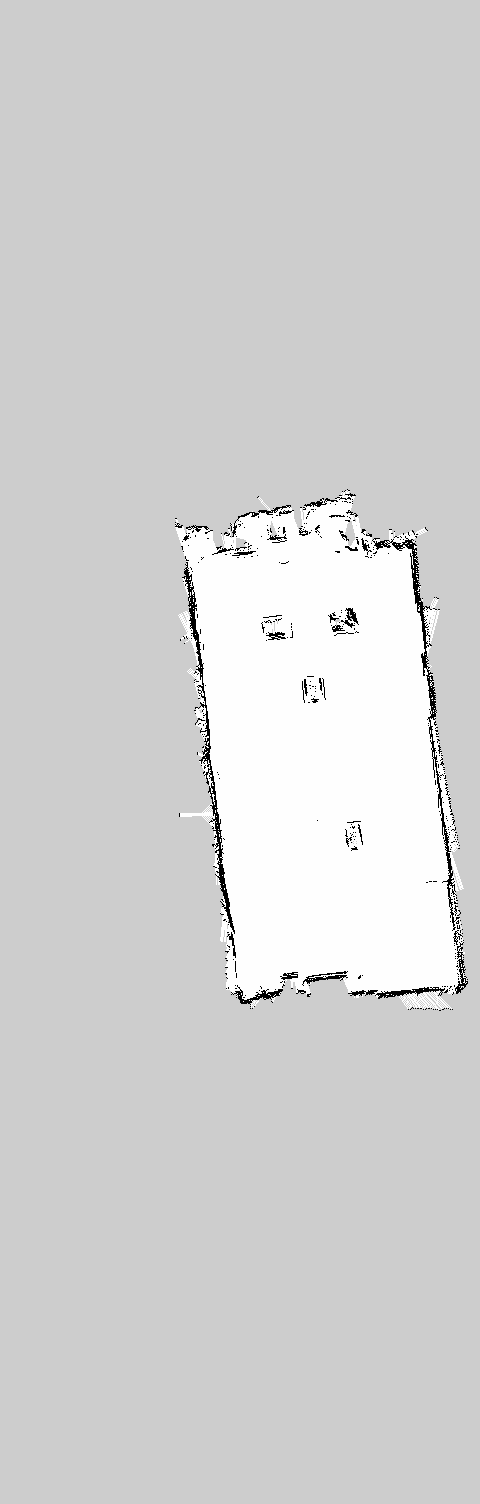
#> input picture function/location/ros_navigation/map/gmapping.pgm, 480 x 1504 px
$ python -i Python_Nano_LKS_202302V1.py   (imports and definitions only)
#> lines starting #> are read from the running program, lines starting #| are printed output that depends on the picture; after the words box and inside, x2 and y2 are one past the last pixel; in counts of white or black regions, pixels touching at a corner belong together
### Hardware/servo_controller.py
"""
Unified Servo Controller for SCServo motors
Consolidates servo control functionality previously duplicated across multiple modules
"""
import os
import sys

# Add scservo_sdk to path
sys.path.append(os.path.join(os.path.dirname(__file__), 'scservo_sdk'))

from scservo_sdk import *
from typing import Tuple, Optional


class ServoController:
    """
    Controller for SCServo motors via serial communication

    Attributes:
        device_name: Serial port device path (default: '/dev/ttyUSB0')
        servo_id: Servo motor ID (default: 1)
        baudrate: Serial communication baudrate (default: 1000000)
        min_position: Minimum position value (default: 500)
        max_position: Maximum position value (default: 2500)
        moving_speed: Servo moving speed (default: 0)
        moving_acc: Servo moving acceleration (default: 0)
    """

    # Control table addresses
    ADDR_SCS_TORQUE_ENABLE = 40
    ADDR_SCS_GOAL_ACC = 41
    ADDR_SCS_GOAL_POSITION = 42
    ADDR_SCS_GOAL_SPEED = 46
    ADDR_SCS_PRESENT_POSITION = 56

    # Default thresholds
    SCS_MOVING_STATUS_THRESHOLD = 20

    def __init__(self,
                 device_name: str = '/dev/ttyUSB0',
                 servo_id: int = 1,
                 baudrate: int = 1000000,
                 min_position: int = 500,
                 max_position: int = 2500,
                 moving_speed: int = 0,
                 moving_acc: int = 0,
                 protocol_end: int = 0):
        """
        Initialize servo controller

        Args:
            device_name: Path to serial device
            servo_id: Servo motor ID
            baudrate: Serial communication speed
            min_position: Minimum position value
            max_position: Maximum position value
            moving_speed: Default moving speed (0 = maximum speed, higher values = slower)
            moving_acc: Default acceleration (0 = maximum acceleration, higher values = gentler)
            protocol_end: Protocol bit end (STS/SMS=0, SCS=1)
        """
        self.device_name = device_name
        self.servo_id = servo_id
        self.baudrate = baudrate
        self.min_position = min_position
        self.max_position = max_position
        self.moving_speed = moving_speed
        self.moving_acc = moving_acc
        self.protocol_end = protocol_end

        # Initialize port and packet handlers
        self.port_handler = PortHandler(device_name)
        self.packet_handler = PacketHandler(protocol_end)

        # Open port and set baudrate
        if not self.port_handler.openPort():
            raise RuntimeError(f"Failed to open port {device_name}")

        if not self.port_handler.setBaudRate(baudrate):
            raise RuntimeError(f"Failed to set baudrate to {baudrate}")

        # Initialize servo settings
        self._initialize_servo()

    # [90 lines left out: functions _initialize_servo, write_position, read_position, wait_for_position, not called in this run]

    def close(self):
        """Close the serial port"""
        self.port_handler.closePort()

    def __enter__(self):
        """Context manager entry"""
        return self

    def __exit__(self, exc_type, exc_val, exc_tb):
        """Context manager exit"""
        self.close()


# [14 lines that do not run on import are left out]

### function/LKS_Hough/Python_Nano_LKS_202302V1.py
# from ctypes.wintypes import ULARGE_INTEGER
import sys
import os
sys.path.append(os.path.join(os.path.dirname(__file__), '..', '..', 'Hardware'))

import numpy as np
import cv2 as cv
import time
from servo_controller import ServoController
from config import SERVO_CONFIG

# Initialize servo controller
# [10 lines that did not run here, left out]


# -------------------------------------------------------------------------------#
#                                 图像处理部分                                        #
# -------------------------------------------------------------------------------#
def nothing(x):
    pass


# [7 lines not run here, left out]


# 灰度图转换
def grayscale(image):
    gray = cv.cvtColor(image, cv.COLOR_RGB2GRAY)  # 将图片变灰
    cv.imshow('Gray image', gray)  # 根据图像灰度 进行缩放
    cv.moveWindow('Gray image', 390, 0)  # 改变窗口的位置和尺寸  390，0窗口左上角的坐标
    return gray


# 二值化图像
# [7 lines left out: function img_binary, not called in this run]


# Canny边缘检测
def canny(image):
    low_threshold = cv.getTrackbarPos('canny_low_threshold', 'adjust')  # 产生调节板名字 low_threshold
    cannyedge = cv.Canny(image, low_threshold, low_threshold * 3)  # 处理过程的第一阈值，第二个阈值
    cv.imshow('Canny image', cannyedge)
    cv.moveWindow('Canny image', 1050, 0)
    return cannyedge


# 高斯滤波，去除噪声
def gaussian_blur(image):
    kernel_size = 3  # 高斯滤波器大小size,奇数
    blur = cv.GaussianBlur(image, (kernel_size, kernel_size), 0)
    # kernel_size = cv.getTrackbarPos('kernel', 'adjust')
    # blur = cv.GaussianBlur(image, (3*kernel_size, 4*kernel_size), 0)
    cv.imshow('Blur image', blur)
    cv.moveWindow('Blur image', 720, 0)
    return blur


vertices = np.array([[(0, 0), (0, 0), (0, 0), (0, 0)]], dtype=np.int32)


# 生成感兴趣区域即Mask掩模
def region_of_interest(image):
    global vertices
    imshape = image.shape  # 获取图像大小
    # 设置梯形感兴趣区
    vertices = np.array([[(0, imshape[0]), (imshape[1] * 5 / 34, imshape[0] * 2 / 3),
                          (imshape[1] * 29 / 34, imshape[0] * 2 / 3), (imshape[1], imshape[0])]],
                        dtype=np.int32)
    # 设置矩形感兴趣区
    # vertices = np.array([[(0,imshape[0]), (imshape[1], imshape[0]),
    #                       (imshape[1], int(imshape[0] * 2 / 3)),(0 ,int(imshape[0] * 2 / 3)) ]],
    #                     dtype=np.int32)
    mask = np.zeros_like(image)  # 生成图像大小一致的zeros矩

    # 填充顶点vertices中间区域
    if len(image.shape) > 2:
        channel_count = image.shape[2]
        ignore_mask_color = (255,) * channel_count
    else:
        ignore_mask_color = 255

    # 填充函数
    cv.fillPoly(mask, vertices, ignore_mask_color)
    masked_image = cv.bitwise_and(image, mask)
    cv.imshow('ROI image', masked_image)
    cv.moveWindow('ROI image', 390, 300)
    return masked_image


# 原图像与车道线图像按照a:b比例融合
def weighted_img(img, initial_img):
    alpha = 0.8  # 原图像权重
    beta = 1.  # 车道线图像权重
    lambda_ = 0.
    return cv.addWeighted(initial_img, alpha, img, beta, lambda_)


# 角度滤波
def bypass_angle_filter(lines):
    low_thres = 20  # 低阈值
    high_thres = 80  # 高阈值
    filtered_lines = []
    if lines is None:
        return filtered_lines
    for line in lines:
        for x1, y1, x2, y2 in line:
            # 过滤掉角度0或90度的直线
            if x1 == x2 or y1 == y2:
                continue
            # 保留角度在low_thres到high_thres之间的直线,角度按360度的标度来算
            angle = abs(np.arctan((y2 - y1) / (x2 - x1)) * 180 / np.pi)
            if low_thres < angle < high_thres:
                filtered_lines.append([[x1, y1, x2, y2]])
    return filtered_lines  # 得到过滤后的直线端点对集合


# 霍夫线条检测
def hough_lines(image):
    rho = 2  # 霍夫像素单位,线段以像素为单位的距离精度   距离分辨率
    theta = np.pi / 180  # 霍夫角度移动步长,像素以弧度为单位的角度精度(np.pi/180较为合适)    角度分辨率
    threshold = cv.getTrackbarPos('hof_threshold', 'adjust')  # 霍夫平面累加的阈值，超过设定阈值才被检测出线段，值越大，基本上意味着检出的线段越长，检出的线段个数越少
    min_line_len = cv.getTrackbarPos('hof_min_line_len', 'adjust')  # 线段最小长度(像素级),比这个短的都被忽略.
    max_line_gap = cv.getTrackbarPos('hof_max_line_gap', 'adjust')  # 最大允许断裂长度,两条直线之间的最大间隔，小于此值，认为是一条直线
    lines = cv.HoughLinesP(image, rho, theta, threshold, np.array([]), min_line_len, max_line_gap)
    # drawing = np.zeros((image.shape[0], image.shape[1], 3), dtype=np.uint8)
    return lines


# -------------------------------------------------------------------------------#
#                                 舵机转化                                        #
# -------------------------------------------------------------------------------#


# [7 lines left out: function err_generator, not called in this run]


# ------------------------------------------------------------------------------- #
#                                 计算                                             #
# ------------------------------------------------------------------------------- #
error, right_x_err, left_x_err = 0, 0, 0


def draw_lines(image, lines):
    global error
    right_y_set = []
    right_x_set = []
    right_slope_set = []
    right_intercept_set = []

    left_y_set = []
    left_x_set = []
    left_slope_set = []
    left_intercept_set = []

    middle_x = image.shape[1] // 2  # 图像中线x坐标（实际）
    cv.circle(image, (middle_x, image.shape[0] - 50), 10, (0, 0, 255), -1)
    max_y = image.shape[0]  # 最大y坐标

    for line in lines:
        global right_x_err, left_x_err
        right_x_err = left_x_err = 0
        for x1, y1, x2, y2 in line:
            fit = np.polyfit((x1, x2), (y1, y2), 1)  # 拟合成直线
            slope = fit[0]  # 斜率
            intercept = fit[1]  # 截距
            # 将斜率大于0的点存为右边车道线
            if slope > 0:
                right_y_set.append(y1)
                right_y_set.append(y2)
                right_x_set.append(x1)
                right_x_set.append(x2)
                right_slope_set.append(slope)
                right_intercept_set.append(intercept)

            # 将斜率小于0的点存为左边车道线
            elif slope < 0:
                left_y_set.append(y1)
                left_y_set.append(y2)
                left_x_set.append(x1)
                left_x_set.append(x2)
                left_slope_set.append(slope)
                left_intercept_set.append(intercept)
    # 绘制左车道线
    if left_y_set:
        lindex = left_y_set.index(min(left_y_set))  # 最高点索引
        left_x_top = left_x_set[lindex]  # 最高点横坐标
        left_y_top = left_y_set[lindex]  # 最高点纵坐标
        lslope = np.median(left_slope_set)  # 计算斜率平均值
        lintercept = np.median(left_intercept_set)  # 计算截距平均值

        # 根据斜率计算车道线与图片下方交点作为起点
        left_x_bottom = int(left_x_top + (max_y - left_y_top) / lslope)
        left_x_err = (max_y - 50 - lintercept) / lslope
        # 绘制线段
        cv.line(image, (left_x_bottom, max_y), (left_x_top, left_y_top), (0, 255, 0), 10)
        cv.circle(image, (int(left_x_err), int(max_y - 50)), 10, (0, 255, 255), -1)
    else:
        left_x_err = 0

    # 绘制右车道线
    if right_y_set:
        rindex = right_y_set.index(min(right_y_set))  # 最高点
        right_x_top = right_x_set[rindex]
        right_y_top = right_y_set[rindex]
        rslope = np.median(right_slope_set)
        rintercept = np.median(right_intercept_set)

        # 根据斜率计算车道线与图片下方交点作为起点
        right_x_bottom = int(right_x_top + (max_y - right_y_top) / rslope)
        right_x_err = (max_y - 50 - rintercept) / rslope
        # 绘制线段
        cv.line(image, (right_x_top, right_y_top), (right_x_bottom, max_y), (0, 255, 0), 10)
        cv.circle(image, (int(right_x_err), int(max_y - 50)), 10, (0, 255, 255), -1)
    else:
        right_x_err = 0

    if right_y_set and left_y_set:
        miderr_x = (right_x_err + left_x_err) / 2
        cv.circle(image, (int(miderr_x), int(max_y - 50)), 10, (0, 255, 255), -1)  # 理论中点
        # print('小车直行')
        error = middle_x - miderr_x
        if error > 40:
            error = 40
        if error < -40:
            error = -40
    elif left_y_set and not right_y_set:
        # print('小车右转')
        error = -58
        '''
        lslope = np.median(left_slope_set)
        radian=math.atan(lslope)
        #print('radian = ', radian)
        error=math.degrees(radian)
        print('err = ', error)
        '''
    elif not left_y_set and right_y_set:
        # print('小车左转')
        error = 55
    # print('err = ', error)
    return error


def process_image(image):
    # 灰度图转换
    gray = grayscale(image)
    # binary_img=img_binary(gray)#二值化图像
    # 高斯滤波
    blur_gray = gaussian_blur(gray)
    # Canny边缘检测
    edge_image = canny(blur_gray)
    # 生成Mask掩模
    masked_edges = region_of_interest(edge_image)
    # 基于霍夫变换的直线检测
    lines = hough_lines(masked_edges)
    # 角度滤波
    filtered_lines = bypass_angle_filter(lines)

    line_image = np.zeros_like(image)  # 输出全部为0的与image大小一致的矩阵
    # 绘制车道线线段
    err = draw_lines(line_image, filtered_lines)

    # 图像融合
    lines_edges = weighted_img(image, line_image)
    return lines_edges, err


# [34 lines left out: function main, not called in this run]


# [2 lines not run here, left out]

>>> import cv2
>>> picture = cv2.cvtColor(cv2.imread('../location/ros_navigation/map/gmapping.pgm'), cv2.COLOR_BGR2RGB)
#> picture is the input picture: shape (1504, 480, 3); min 0, max 254, mean 210.2
>>> result = process_image(picture)
#> in canny, `cannyedge = cv.Canny(image, low_threshold, low_threshold * 3)`:
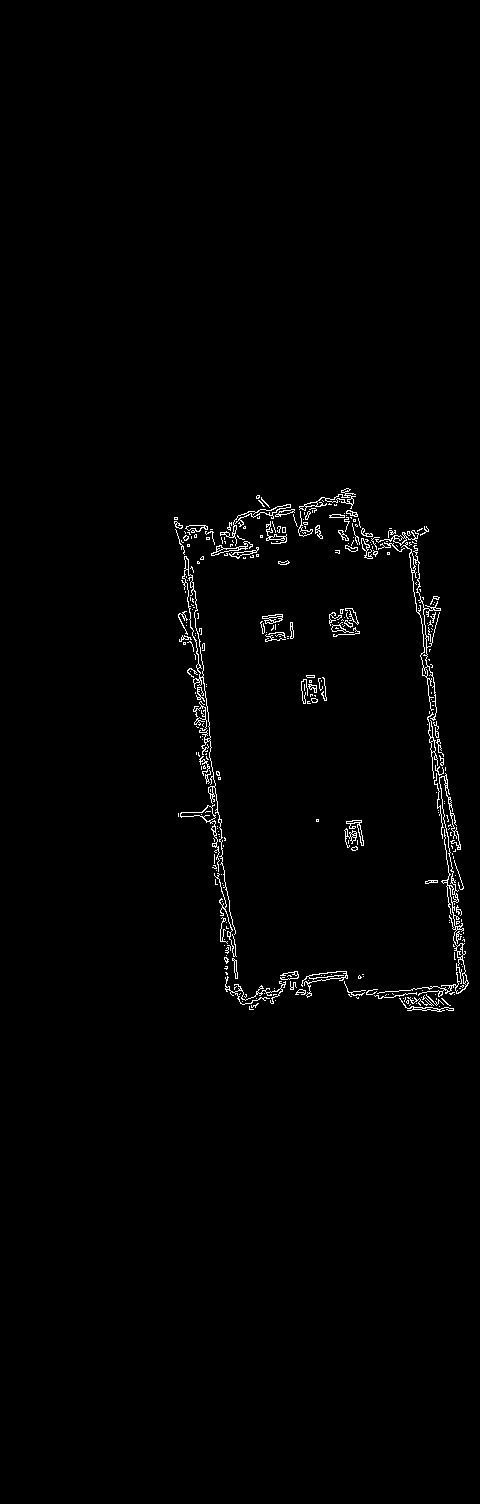
#> cannyedge: shape (1504, 480); 1.2% white in thin lines or dots, all inside (x1, y1, x2, y2) = (174, 488, 469, 1012)
#> in region_of_interest, `cv.fillPoly(mask, vertices, ignore_mask_color)`:
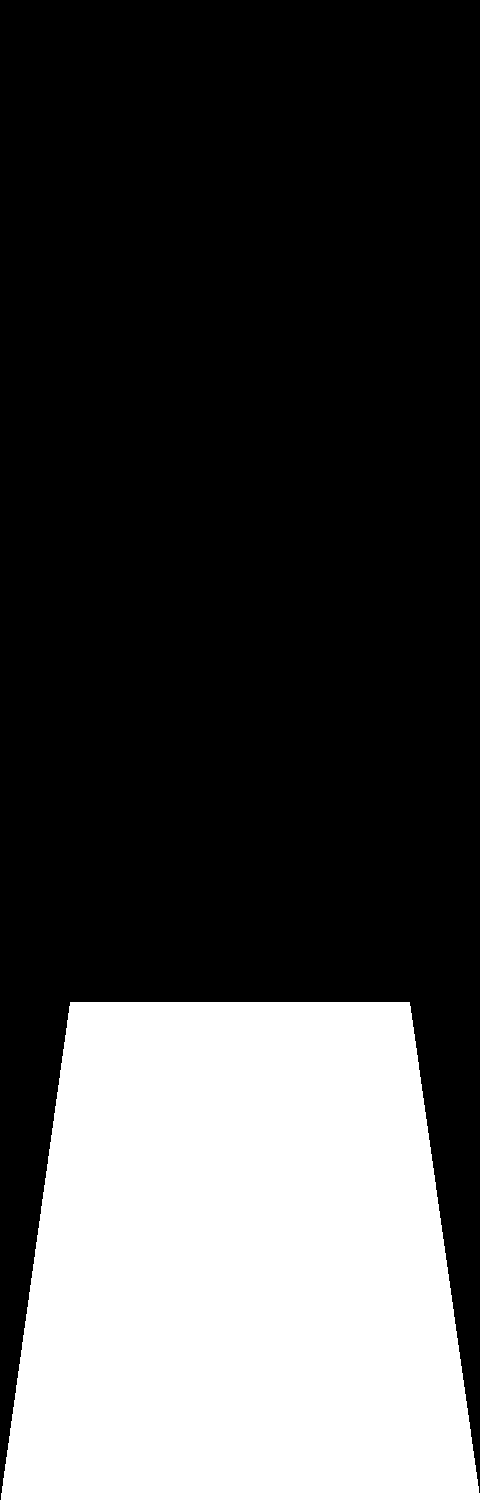
#> mask: shape (1504, 480); 28.5% white; 1 white region, box (x1, y1, x2, y2) and area: (0, 1002, 480, 1504) 206065
#> in region_of_interest, `masked_image = cv.bitwise_and(image, mask)`:
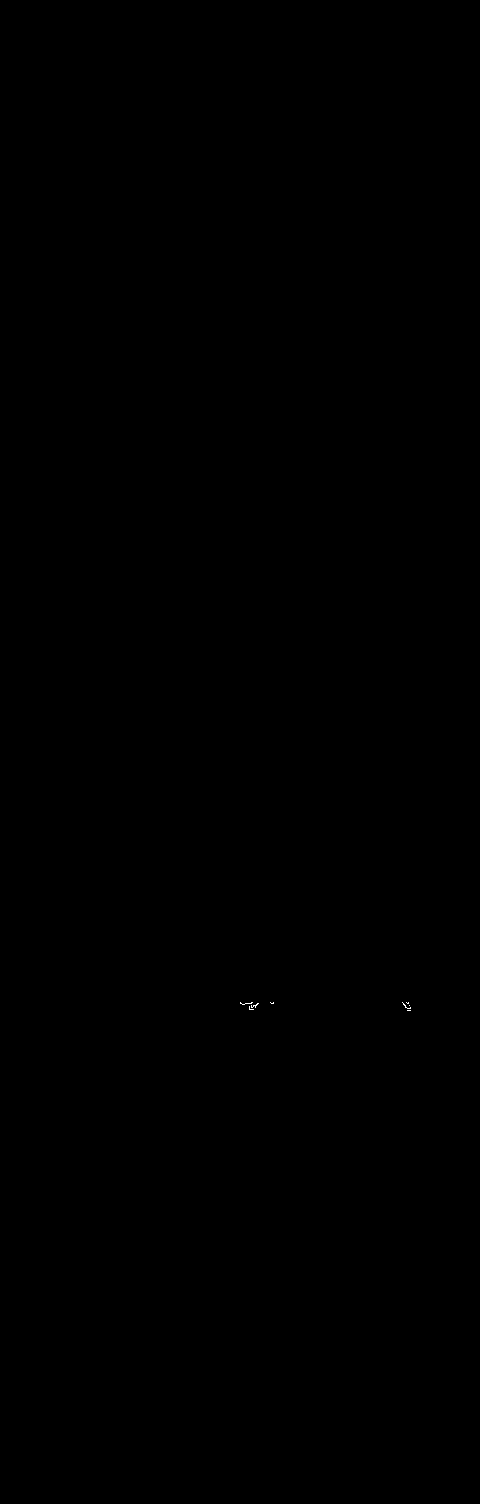
#> masked_image: shape (1504, 480); 0.01% white in thin lines or dots, all inside (x1, y1, x2, y2) = (240, 1002, 411, 1011)
#> in hough_lines, `lines = cv.HoughLinesP(image, rho, theta, threshold, np.array([]), min..`: lines = 47 rows, first 6: [249, 1009, 249, 1006], [241, 1003, 241, 1003], [247, 1003, 247, 1003], [407, 1010, 407, 1010], [251, 1003, 251, 1002], [273, 1003, 273, 1002]
#> the loop in bypass_angle_filter, `for line in lines:` made 47 passes
#> line on passes 1 to 12: [[249, 1009, 249, 1006]], [[241, 1003, 241, 1003]], [[247, 1003, 247, 1003]], [[407, 1010, 407, 1010]], [[251, 1003, 251, 1002]], [[273, 1003, 273, 1002]], [[253, 1009, 253, 1009]], [[410, 1010, 410, 1010]], [[242, 1004, 242, 1004]], [[271, 1003, 271, 1003]], [[408, 1010, 408, 1010]], [[257, 1004, 257, 1003]]
#> after the loop in bypass_angle_filter, `for line in lines:`: filtered_lines = []
#> in process_image, `err = draw_lines(line_image, filtered_lines)`: err = 0
